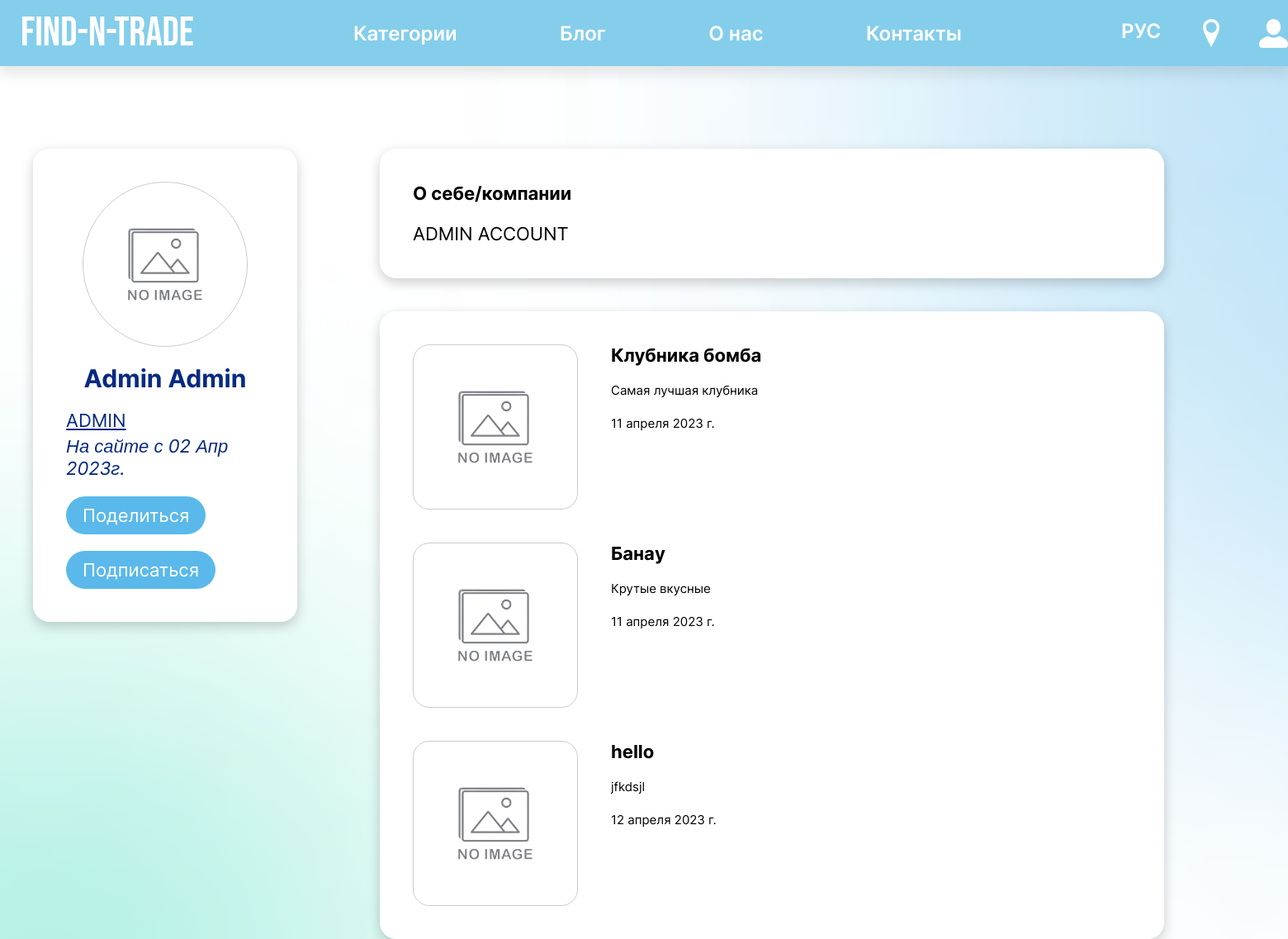
The app's page /profile/1/, older data.
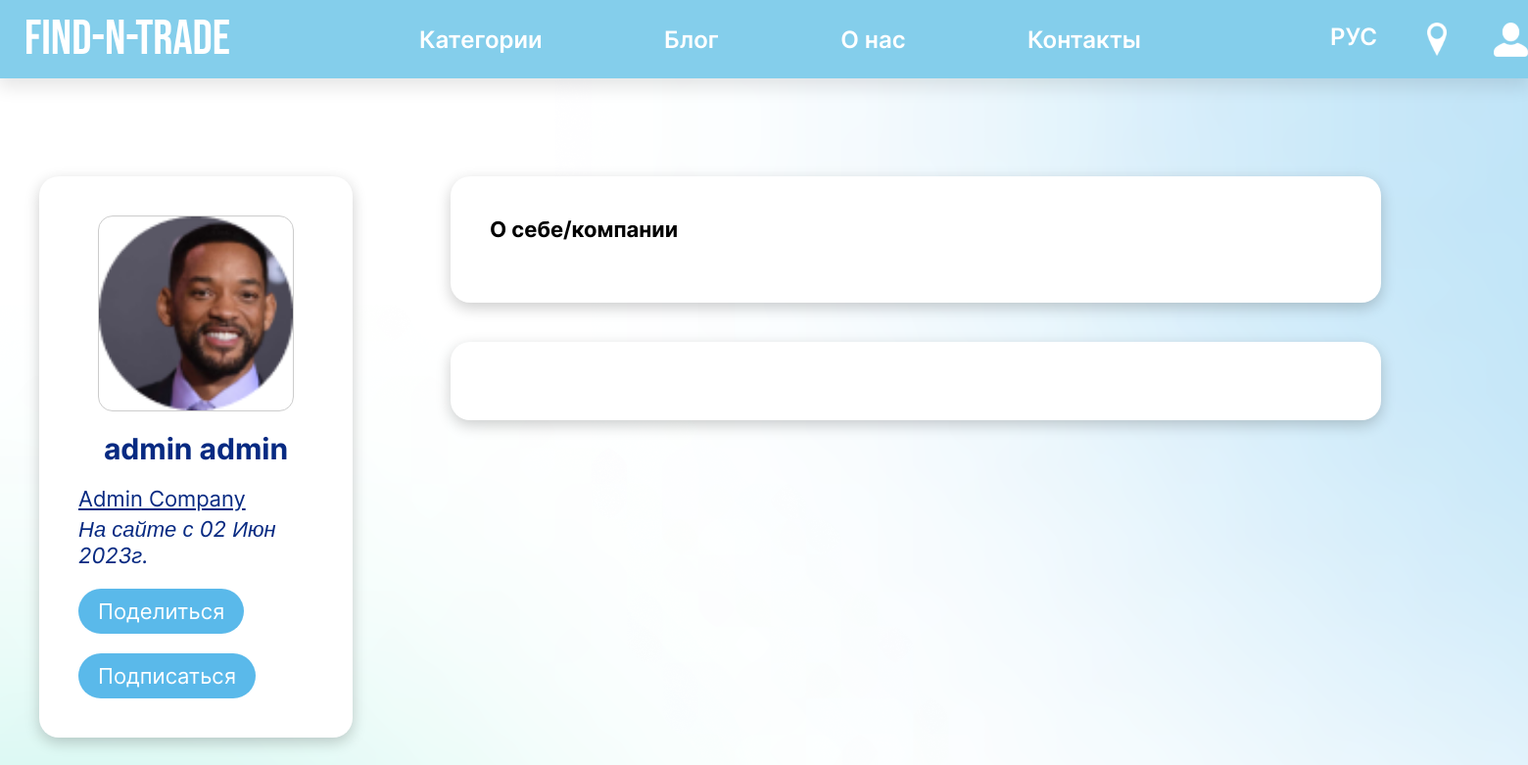
The same page, newer data.
### main/models.py (models this page shows, shortened)
class CustomUser(AbstractBaseUser):
    id = models.AutoField(primary_key=True, verbose_name="ID")
    email = models.EmailField(unique=True, verbose_name="Email")
    name = models.CharField(max_length=26, verbose_name="Name")
    surname = models.CharField(max_length=26, verbose_name="Surname")
    profile = models.OneToOneField(Profile, on_delete=models.CASCADE, blank=True, null=True, verbose_name="Profile")
    reset_password_token = models.UUIDField(blank=True, null=True, default=None, verbose_name="Reset password token")
    date_joined = models.DateTimeField(auto_now_add=True)
    last_login = models.DateTimeField(auto_now=True, verbose_name="Last login")
    is_admin = models.BooleanField(default=False)
    is_active = models.BooleanField(default=True)
    is_staff = models.BooleanField(default=False)
    is_superuser = models.BooleanField(default=False)
    USERNAME_FIELD = "email"
    REQUIRED_FIELDS = ["name", "surname"]
    objects = CustomUserManager()

class Profile(models.Model):
    id = models.AutoField(primary_key=True, verbose_name="ID")
    city = models.CharField(max_length=15, blank=True, null=True, verbose_name="City")
    date_of_birth = models.DateField(max_length=15, blank=True, null=True, verbose_name='Date of birth')
    company_name=models.CharField(max_length=30, blank=True, null=True, verbose_name="Company name")
    description=models.TextField(blank=True, null=True, verbose_name="Description")
    phone_number = models.CharField(max_length=15, blank=True, null=True, verbose_name="Phone number")
    role = models.CharField(max_length=200, choices=Role.choices, verbose_name="Role")
    image_link = models.ImageField(upload_to=user_profile_directory_path, blank=True, null=True,
                                   verbose_name="Profile image")

class Ad(models.Model):
    user= models.ForeignKey(CustomUser, blank=False, null=False, on_delete=models.CASCADE, related_name='creator')
    title= models.CharField(max_length=50, verbose_name="Title")
    company_name= models.CharField(max_length=50, blank=True, null=True, verbose_name="Company_name")
    description= models.TextField(verbose_name="Description")
    image_link = models.ImageField(upload_to=user_image_directory_path, blank=True, null=True,
                                   verbose_name="Ad image")
    cost= models.FloatField(verbose_name="Cost")
    responders= models.ManyToManyField(Respond)
    create_date = models.DateField(auto_now_add=True, verbose_name="Creation date")
    edit_date = models.DateField(auto_now=True, verbose_name="Edit date")
    is_active = models.BooleanField(default=True, verbose_name="Active")
    category=models.OneToOneField(Category, blank=True, null=True, on_delete=models.CASCADE)
    def __str__(self):
        return self.title

### main/views.py (the view)
# urls.py: path('profile/<str:id>/', views.OtherProfileView.as_view(), name='other_user_profile'),
class OtherProfileView(TemplateView):
    template_name = "main/other_user_profile.html"
    def get_context_data(self, **kwargs):
        ctx = super(OtherProfileView, self).get_context_data(**kwargs)
        ctx['id'] = self.kwargs['id']
        ctx['ads'] = Ad.objects.filter(user__id=ctx['id'])[0:3]
        print(ctx)
        self.model = CustomUser.objects.get(id=ctx['id'])
        ctx['model'] = self.model
        return ctx

### main/templates/main/other_user_profile.html (shortened to what this page needs)
{% extends 'main/base.html' %}
{% load static %}
{% block content %}
<html>
<head>
   <link rel="stylesheet" href="{% static 'main/css/style_imported.css' %}">
</head>
<body background="images/bg2.png">
    <main>
      <div class="other_users_profile">
        <div class="other_users_profile_left">
          <div class="other_users_profile_left_1">
            <div class="other_users_profile_left_1_image">
              {% if model.profile.image_link.file is not None %}
              <img src="{{model.profile.image_link.url}}" alt="" style="object-fit:cover;
                 object-position: right;
                 width:200px;
                 height:200px;
                 border: solid 1px #CCC;
                 border-radius:15px;">
                 {% else %}
                 <img src="{% static 'main/img/no-image-removebg-preview.png'%}" alt="" style="object-fit:cover;
              object-position: right;
                 width:200px;
                 height:200px;
                 border: solid 1px #CCC">
                 {% endif %}
            </div>
            <br>
            <h2>{{ model.name }} {{ model.surname }}</h2>
            <br>
            <h3>{{ model.profile.company_name }}</h3>
            <em><h4>На сайте с {{ model.date_joined|date:"d M Y" }}г.</h4></em>
            <br>
            <div class="other_users_profile_left_1_buttons">
              <button id="other_users_profile_share"type="submit" name="button">Поделиться</button>
              <button type="submit" name="button">Подписаться</button>
            </div>
          </div>
        </div>
        <div class="other_users_profile_right">
          <div class="other_users_profile_right_1">
            <h2>О себе/компании</h2>
            <br>
            <p>{{ model.profile.description }}</p>
          </div>
          <div class="other_users_profile_right_2">
            {%for ad in ads%}
            <div class="other_users_profile_right_2_ad">
              <div class="other_users_profile_right_2_ad_image">
                {% if ad.image_link.file is not None     %}
              <img src="{{ad.image_link.url}}" alt="" style="object-fit:cover;
              object-position: right;
                 width:200px;
                 height:200px;
                 border: solid 1px #CCC">
              {% else %}
              <img src="{% static 'main/img/no-image-removebg-preview.png'%}" alt="" style="object-fit:cover;
              object-position: right;
                 width:200px;
                 height:200px;
                 border: solid 1px #CCC">
              {% endif %}
              </div>
              <div class="other_users_profile_right_2_ad_desc">
                <a href="{% url 'ad_details' id=ad.id %}"><h2>{{ad.title}}</h2></a>
                <br>
                <p id="other_users_profile_right_2_ad_desc">{{ad.description}}</p>
                <br>
                <p>{{ad.create_date}}</p>
              </div>
            </div>
            {% endfor %}
          </div>
        </div>
      </div>
    </main>
</body>
</html>
{% endblock %}

### main/templates/main/base.html (shortened to what this page needs)
{% load static %}
<html lang="en">
<head>
    <link rel="stylesheet" href="{% static 'main/css/style.css' %}">
 </head>
<body >
    <header class="header">
        <div class="container">
            <div class="header__wrapper">
                <a href="{% url 'index' %}" class="header__logo">find-n-trade</a>
                <nav>
                    <ul class="header__list">
                        <li class="header__list-item"><a href="{% url 'categories' %} " class="header_list-item__link">Категории</a></li>
                        <li class="header__list-item"><a href="{% url 'blog' %} " class="header_list-item__link">Блог</a></li>
                        <li class="header__list-item"><a href="{% url 'about_us' %} " class="header_list-item__link">О нас</a></li>
                        <li class="header__list-item"><a href="{% url 'contact' %}" class="header_list-item__link">Контакты</a></li>
                    </ul>
                </nav>
                <div class="header__settings">
                    <div class="header__settings-lang">РУС</div>
                    <img src="{% static 'main/icons/location.svg' %}" alt="location" class="header__settings-loc">
                    {% if user.is_authenticated %}
                        <a href=" {% url 'profile' %}  "><img src="{% static 'main/icons/profile.svg' %}" alt="profile" class="header__settings-profile"></a>
                        {% else %}
                        <a href="{% url 'register' %} "><img src="{% static 'main/icons/profile.svg' %}" alt="profile" class="header__settings-profile"></a>
                    {% endif %}
                </div>
            </div>
        </div>
    </header>
    {% block content %}
    {% endblock %}
</body>
</html>

### main/static/main/css/style.css (style rules this page uses)
* { box-sizing: border-box; margin: 0; padding: 0; font-family: "Inter", sans-serif; }
a { text-decoration: none; color: #fff; user-drag: none; -webkit-user-drag: none; user-select: none; -moz-user-select: none; -webkit-user-select: none; -ms-user-select: none; }
img { -webkit-user-select: none; -moz-user-select: none; -ms-user-select: none; user-select: none; user-drag: none; -webkit-user-drag: none; user-select: none; -moz-user-select: none; -webkit-user-select: none; -ms-user-select: none; }
button { border: none; outline: none; background: none; display: block; cursor: pointer; -webkit-user-select: none; -moz-user-select: none; -ms-user-select: none; user-select: none; }
ul { list-style-type: none; }
.container { max-width: 1620px; margin: 0 auto; }
nav { display: flex; align-items: center; }
.header { width: 100%; height: 80px; background: #84CEEB; box-shadow: 0px 7px 17px 2px rgba(0, 0, 0, 0.1); padding-top: 10px; }
.header__wrapper { display: flex; justify-content: space-between; align-items: center; }
.header__logo { font-family: "Bebas Neue"; font-style: normal; font-weight: 400; font-size: 50px; color: #FFFFFF; }
.header__list { width: 737px; display: flex; justify-content: space-between; }
.header__list-item { font-family: "Inter"; font-style: normal; font-weight: 600; font-size: 24px; color: #FFFFFF; }
.header__settings { display: flex; justify-content: space-between; }
.header__settings-lang { font-family: "Inter"; font-style: normal; font-weight: 600; font-size: 24px; color: #FFFFFF; margin-right: 51px; cursor: pointer; transition: 0.3s all; }
.header__settings-loc { margin-right: 48px; object-fit: contain; width: 20px; height: 35px; cursor: pointer; transition: 0.3s all; }
.header__settings-profile { object-fit: contain; width: 35px; height: 35px; cursor: pointer; transition: 0.3s all; }
:root { --bs-lightblue: #84CEEB; --bs-blue: #5AB9EA; --bs-gradient_one: linear-gradient(60deg, rgba(104, 201, 201, 0.8724440459777661) 15%, rgba(90, 185, 234, 0.4186625333727241) 49%, rgba(86, 128, 233, 0.7015756986388305) 84%); --bs--gradient_two: linear-gradient(45deg, rgba(255, 255, 255, 0.8724440459777661) 15%, rgba(86, 128, 233, 0.7015756986388305) 84%); --bs--gradient_three: linear-gradient(45deg, rgba(255, 255, 255, 0.8724440459777661) 15%, rgba(109, 177, 232, 0.702) 90%); --bs--gradient_four: linear-gradient(45deg, #68C9C9, #5680E9); --bs--lapisblue: #5680E9; --bs-darkblue: #152243; --bs-sea: #072A82; --bs-lavender: #83A4EF; --bs-green: #81D6CD; --bs-grayblue: #2E5E71; --bs-lime: #00FF85; --bs-red: #FF3E3E; --bs-yellow: #FFD84F; }
:root { --bs-lightblue: #84CEEB; --bs-blue: #5AB9EA; --bs-gradient_one: linear-gradient(60deg, rgba(104, 201, 201, 0.8724440459777661) 15%, rgba(90, 185, 234, 0.4186625333727241) 49%, rgba(86, 128, 233, 0.7015756986388305) 84%); --bs--gradient_two: linear-gradient(45deg, rgba(255, 255, 255, 0.8724440459777661) 15%, rgba(86, 128, 233, 0.7015756986388305) 84%); --bs--lapisblue: #5680E9; --bs-darkblue: #152243; --bs-lavender: #83A4EF; --bs-green: #81D6CD; }

Row changes from the older to the newer data that the page shows:
removed Ad: title "Клубника бомба", description "Самая лучшая клубника", create_date "11 апреля 2023 г."
removed Ad: title "Банаy", description "Крутые вкусные", create_date "11 апреля 2023 г."
removed Ad: title "hello", description "jfkdsjl", create_date "12 апреля 2023 г."
changed CustomUser: profile.image_link: picture added; name "Admin" → "admin"; surname "Admin" → "admin"; profile.company_name "ADMIN" → "Admin Company"; date_joined "02 Апр 2023" → "02 Июн 2023"; profile.description "ADMIN ACCOUNT" → (not shown)
